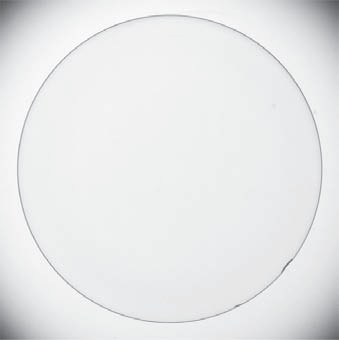
#> input picture Code/Image Restoration/Sample Images/img_11.png, 339 x 340 px
$ python Sobel.py
#> lines starting #> are read from the running program, lines starting #| are printed output that depends on the picture
import cv2.cv2 as cv2
import numpy as np
import math

def padding(img):
    filter_shape = 3

    row = img.shape[0] + filter_shape - 1
    col = img.shape[1] + filter_shape - 1
    new_img_arr = np.zeros((row, col))

    for i in range(img.shape[0]):
        for j in range(img.shape[1]):
            new_img_arr[i + int((filter_shape - 1) / 2), j + int((filter_shape - 1) / 2)] = img[i, j]

    return new_img_arr

def sobel(img, new_img_arr):
    filter_shape = 3

    gradient_hor = np.asarray([[-1, -2, -1],
                             [0, 0, 0],
                             [1, 2, 1]])

    gradient_ver = np.asarray([[-1, 0, 1],
                             [-2, 0, 2],
                             [-1, 0, 1]])

    for i in range(img.shape[0]):
        for j in range(img.shape[1]):
            temp = new_img_arr[i:i + filter_shape, j:j + filter_shape]
            res_x = np.sum(temp * gradient_hor)
            res_y = np.sum(temp * gradient_ver)
            img[i, j] = np.sqrt(np.square(res_x) + np.square(res_y))

    return img.astype(np.uint8)


if __name__ == '__main__':
    flower = cv2.imread('../Sample Images/img_11.png')
#> flower is the input picture: shape (340, 339, 3); mean B, G, R 233.2, 232.5, 231.7
    flower = cv2.resize(flower, (800, 600))
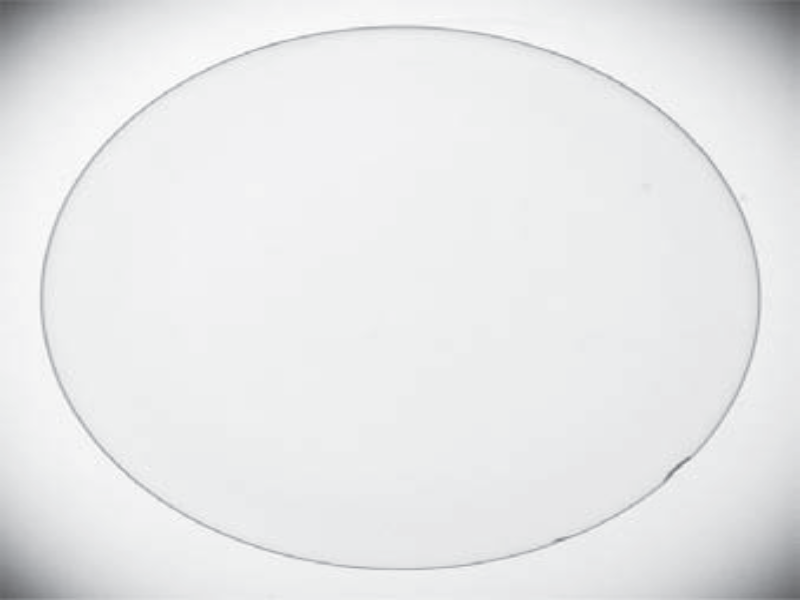
#> flower: shape (600, 800, 3); mean B, G, R 233.1, 232.4, 231.7

    flower_gray = cv2.cvtColor(flower, cv2.COLOR_BGR2GRAY)
    cv2.imshow("Before filter", flower_gray)

    new_img_arr = padding(flower_gray)
    new_img_arr = sobel(flower_gray, new_img_arr)
#> after the loop in sobel, `for i in range(img.shape[0]):`:
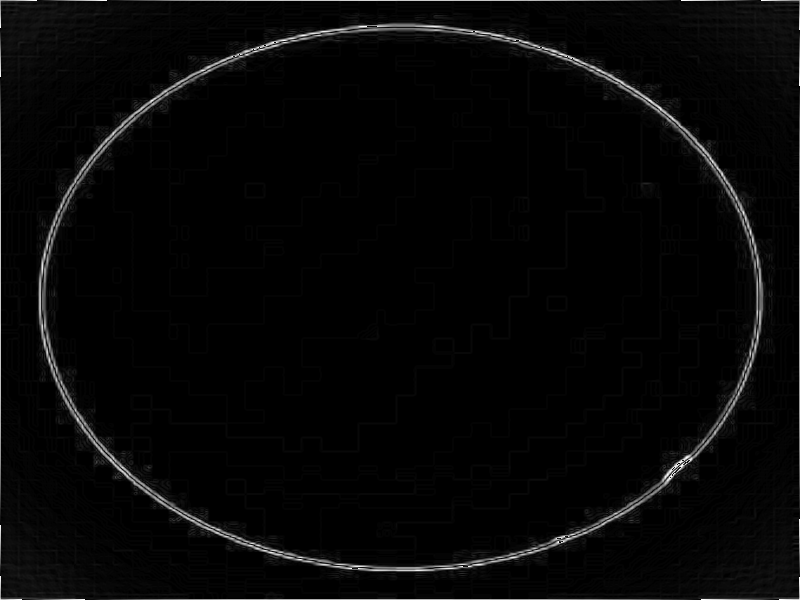
#> img: shape (600, 800); min 0, max 255, mean 6.6
    cv2.imshow("After filter", new_img_arr)
    print(new_img_arr)
#> (printed output is left out)
    cv2.waitKey(0)

$ run again, with Code/Image Restoration/Sample Images/img_1.png copied over Code/Image Restoration/Sample Images/img_11.png
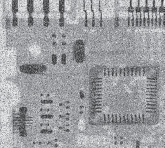
#> input picture Code/Image Restoration/Sample Images/img_1.png, 165 x 148 px
#> flower is the input picture: shape (148, 165, 3); mean B, G, R 160.5, 157.8, 156.3
#> `flower = cv2.resize(flower, (800, 600))`:
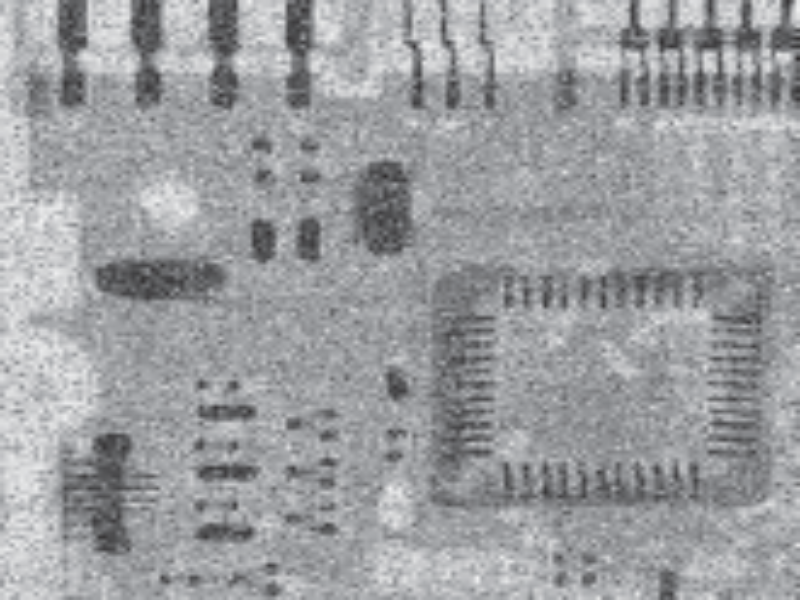
#> flower: shape (600, 800, 3); mean B, G, R 160.4, 157.7, 156.1
#> after the loop in sobel, `for i in range(img.shape[0]):`:
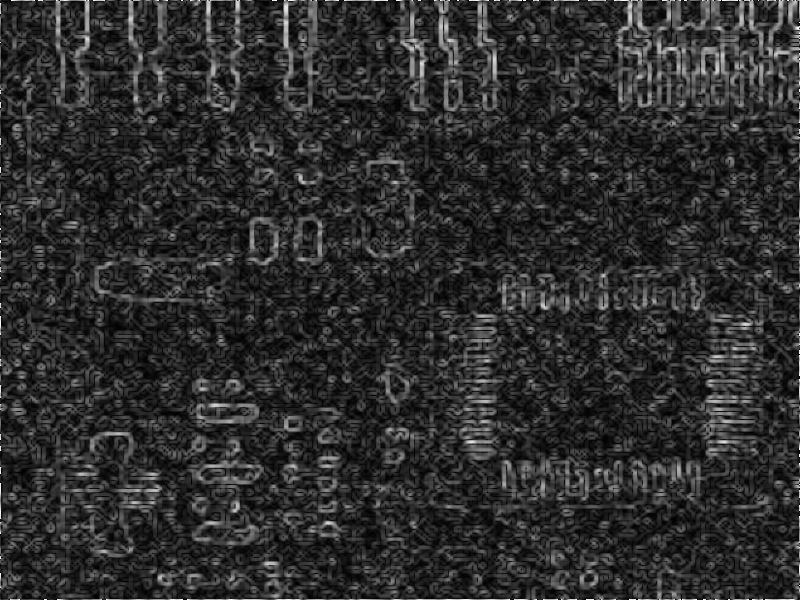
#> img: shape (600, 800); min 0, max 255, mean 45.3
#> (printed output is left out)

$ run again, with Code/Image Restoration/Sample Images/img_10.png copied over Code/Image Restoration/Sample Images/img_11.png
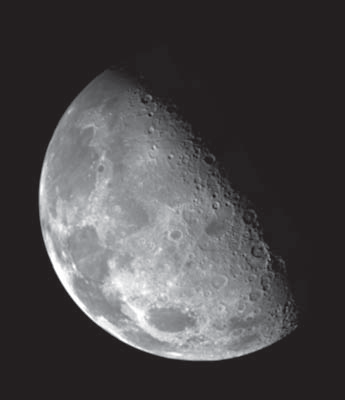
#> input picture Code/Image Restoration/Sample Images/img_10.png, 345 x 400 px
#> flower is the input picture: shape (400, 345, 3); mean B, G, R 72.6, 71, 73.1
#> `flower = cv2.resize(flower, (800, 600))`:
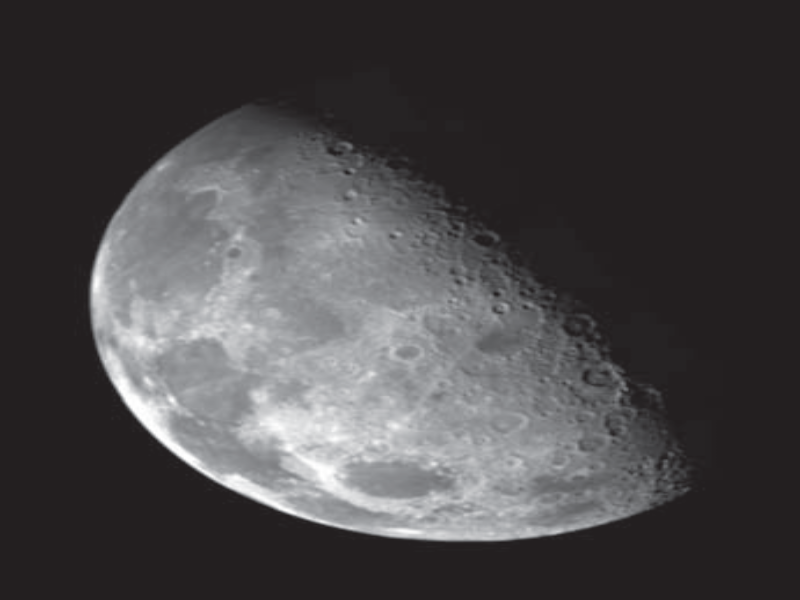
#> flower: shape (600, 800, 3); mean B, G, R 72.5, 71, 73.1
#> after the loop in sobel, `for i in range(img.shape[0]):`:
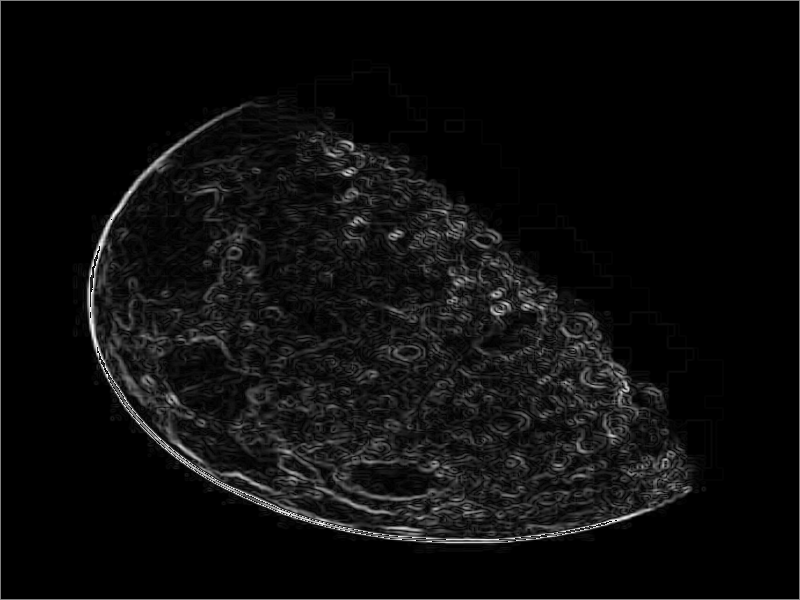
#> img: shape (600, 800); min 0, max 255, mean 12.8
#> (printed output is left out)

$ run again, with Code/Image Restoration/Sample Images/img_2.png copied over Code/Image Restoration/Sample Images/img_11.png
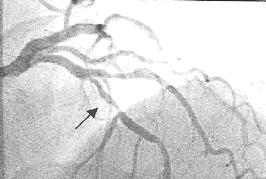
#> input picture Code/Image Restoration/Sample Images/img_2.png, 266 x 179 px
#> flower is the input picture: shape (179, 266, 3); min 32, max 255, mean 215.7
#> `flower = cv2.resize(flower, (800, 600))`:
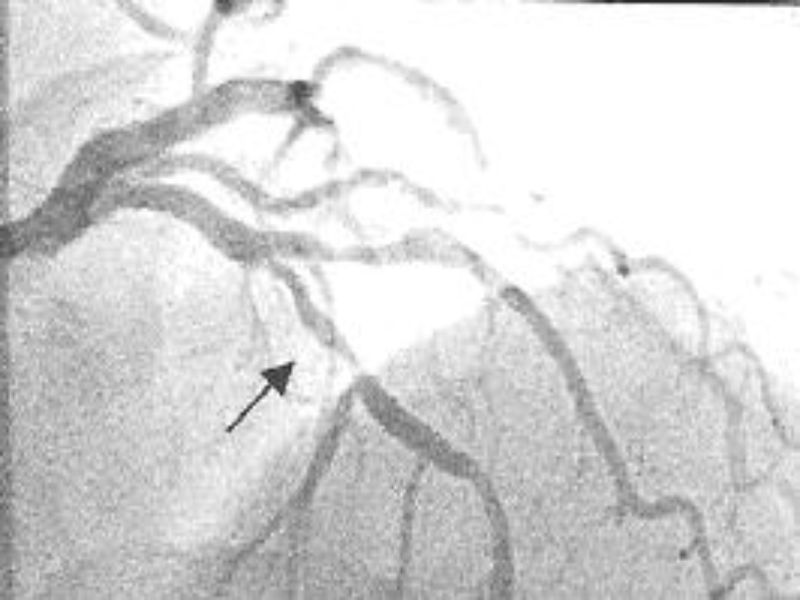
#> flower: shape (600, 800, 3); min 37, max 255, mean 215.6
#> after the loop in sobel, `for i in range(img.shape[0]):`:
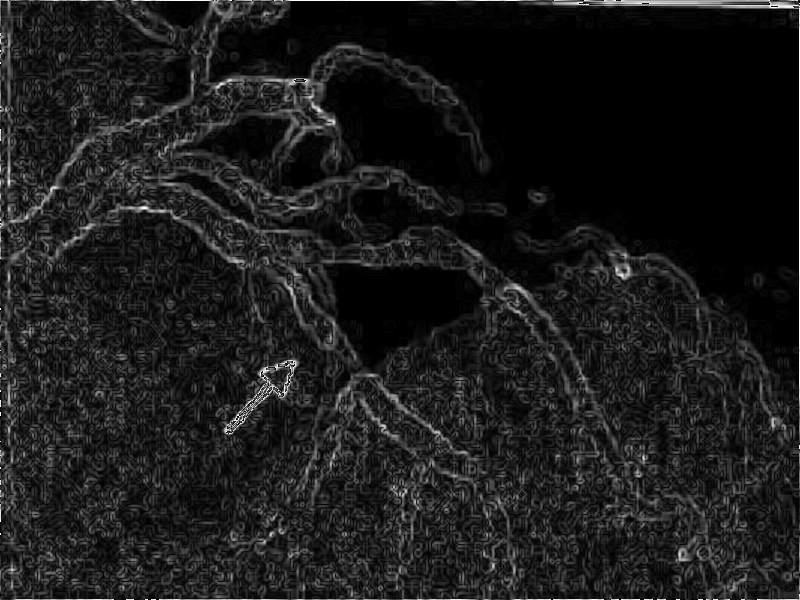
#> img: shape (600, 800); min 0, max 255, mean 27.4
#> (printed output is left out)
